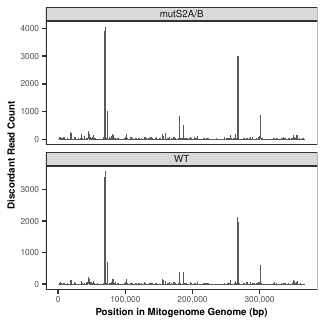

The script that saved this image:
library(tidyverse)
library(scales)

pos_data_mutS2 = read.table ("hotspots.mutS2.mito.txt", header=TRUE)
pos_data_WT = read.table ("hotspots.WT.mito.txt", header=TRUE)

pos_data <- bind_rows(
  pos_data_mutS2 %>% mutate(Genotype = "mutS2A/B"),
  pos_data_WT %>% mutate(Genotype = "WT")
)

ggplot(data=pos_data, aes(x=Position, y=Read_Count)) +
  geom_bar(stat="identity") +
  facet_wrap(~Genotype, nrow=2, scales="free_y") +
  theme_bw() +
  xlab ("Position in Mitogenome Genome (bp)") +
  ylab ("Discordant Read Count") +
  scale_x_continuous(labels = comma) +
  theme(panel.grid = element_blank(), axis.title = element_text(size=7, face="bold"), axis.text = element_text(size=6), strip.text = element_text(size=7, margin = margin(t = 1.5, b = 1.5, l = 1.5, r = 1.5)))

ggsave ("Hotspot_plot.mito.pdf", width=3.25, height=3.25)